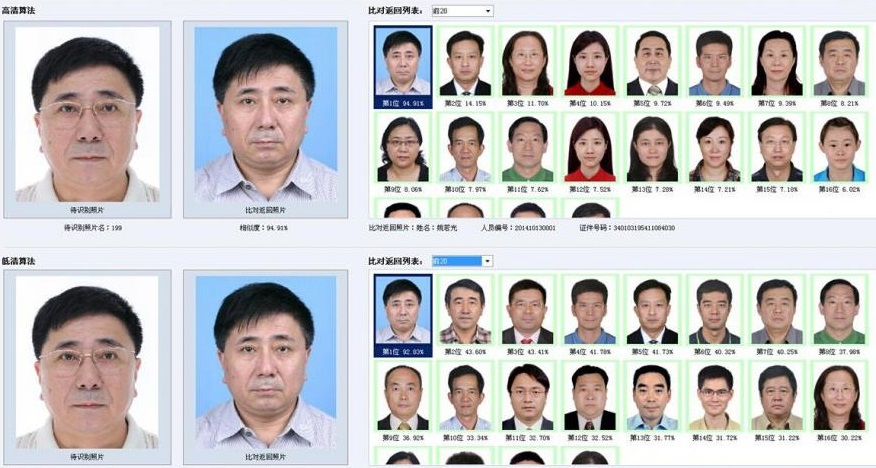
#> input picture face_Recognition/face2.JPG, 876 x 468 px
$ python FaceDectect.py
#> lines starting #> are read from the running program, lines starting #| are printed output that depends on the picture; after the words box and inside, x2 and y2 are one past the last pixel; in counts of white or black regions, pixels touching at a corner belong together
import cv2
import numpy as np
import sys,os,glob,numpy
from skimage import io

#指定图片的人脸识别然后存储
img = cv2.imread("face2.JPG")
#> img is the input picture: shape (468, 876, 3); mean B, G, R 194.8, 194.2, 195.6
color = (0, 255, 0)
grey = cv2.cvtColor(img, cv2.COLOR_BGR2GRAY)
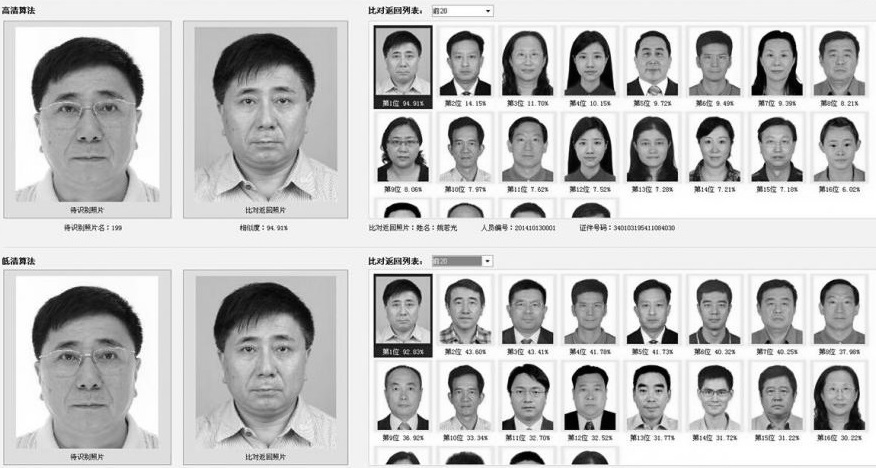
#> grey: shape (468, 876); min 0, max 255, mean 194.7
classfier = cv2.CascadeClassifier("haarcascade_frontalface_default.xml") #级联分类器

faceRects = classfier.detectMultiScale(grey, scaleFactor=1.2, minNeighbors=3, minSize=(32, 32))
#> faceRects = 36 rows, first 6: [631, 37, 43, 43], [380, 38, 47, 47], [506, 38, 43, 43], [756, 40, 40, 40], [818, 38, 44, 44], [443, 40, 44, 44]
if len(faceRects) > 0: # 大于0则检测到人脸
    for faceRect in faceRects: # 单独框出每一张人脸
        x, y, w, h = faceRect
        cv2.rectangle(img, (x - 10, y - 10), (x + w + 10, y + h + 10), color, 3) #5控制绿色框的粗细
#> this loop made 36 passes
#> (x, y, w, h) on passes 1 to 12: (631, 37, 43, 43), (380, 38, 47, 47), (506, 38, 43, 43), (756, 40, 40, 40), (818, 38, 44, 44), (443, 40, 44, 44), (570, 41, 42, 42), (694, 41, 42, 42), (381, 125, 44, 44), (444, 127, 42, 42), (506, 124, 43, 43), (570, 127, 41, 41)
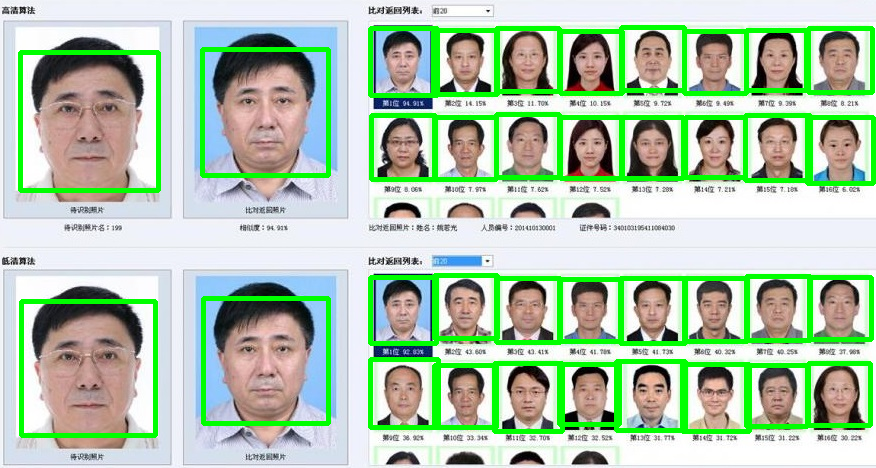
#> img: shape (468, 876, 3); 10.73% of pixels changed, all inside (x1, y1, x2, y2) = (18, 25, 876, 438)

# 写入图像
cv2.imwrite('output.jpg',img)
cv2.imshow("Find Faces!",img)
cv2.waitKey(0)
